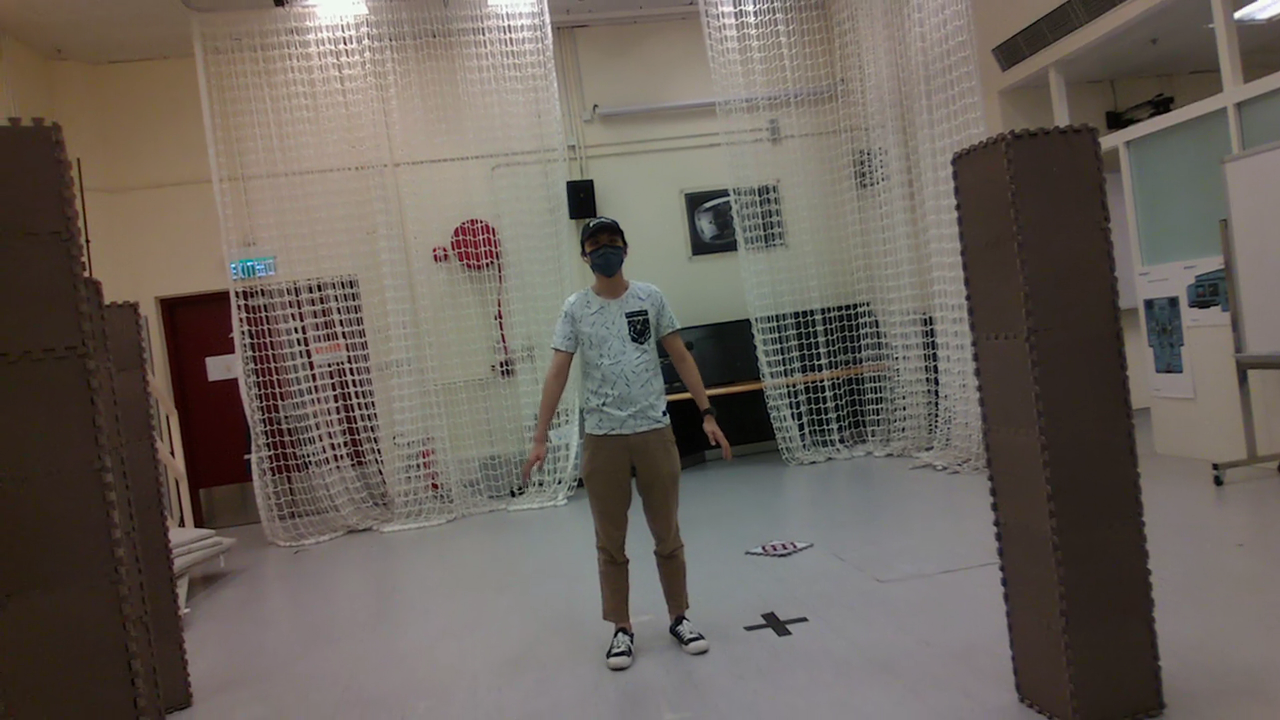
#> input picture src/trim_image.png, 1280 x 720 px, found by its file name
$ python triming_data.py
#> lines starting #> are read from the running program, lines starting #| are printed output that depends on the picture
#!/usr/bin/env python3
import cv2

class photo_trim():

    def __init__(self):
        pass


def main():
    img = cv2.imread('/home/jeremy/catkin_ws/src/pose/src/trim_image.png')
#> img is the input picture: shape (720, 1280, 3); mean B, G, R 91.5, 98.7, 106.7
    cv2.imshow('img', img)
    trim = img[189:618,368:883]
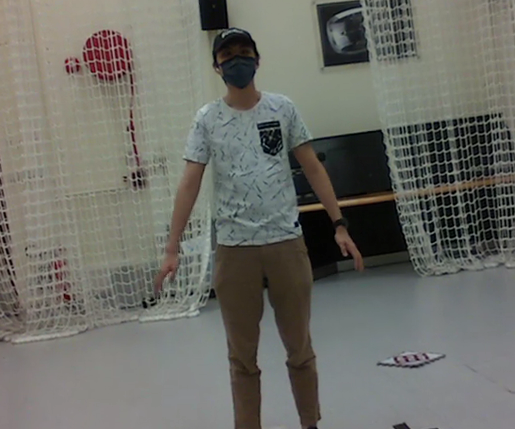
#> trim: shape (429, 515, 3); mean B, G, R 103.4, 109.9, 109.5
    cv2.imshow('trim',trim)
    cv2.waitKey(0)
    cv2.destroyAllWindows()


if __name__== "__main__":
    main()
